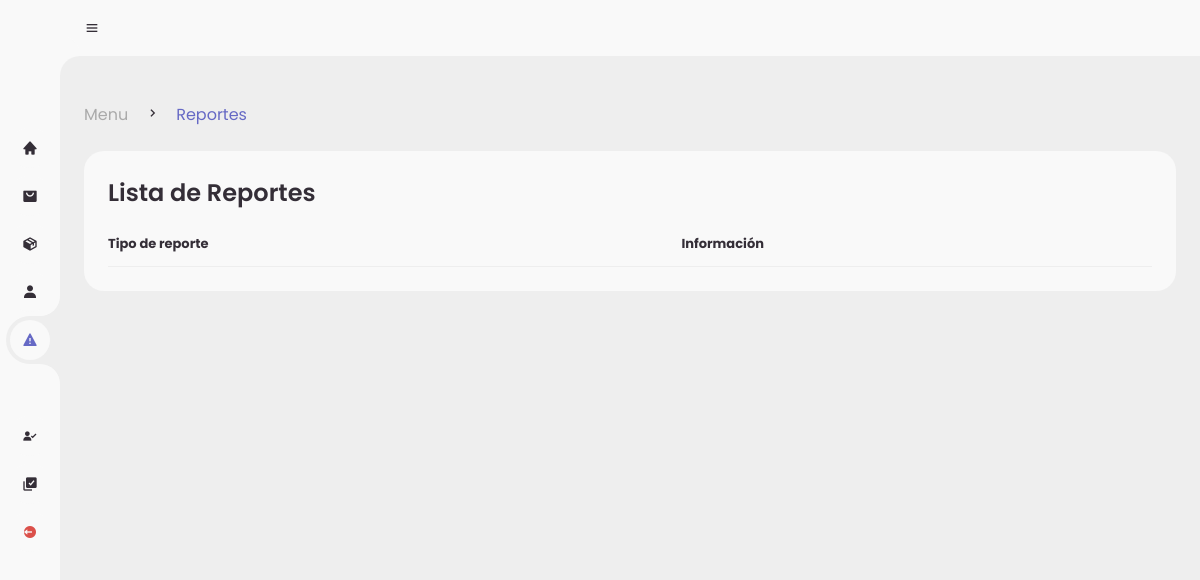
The page /admin/reports.php on the database as committed earlier.
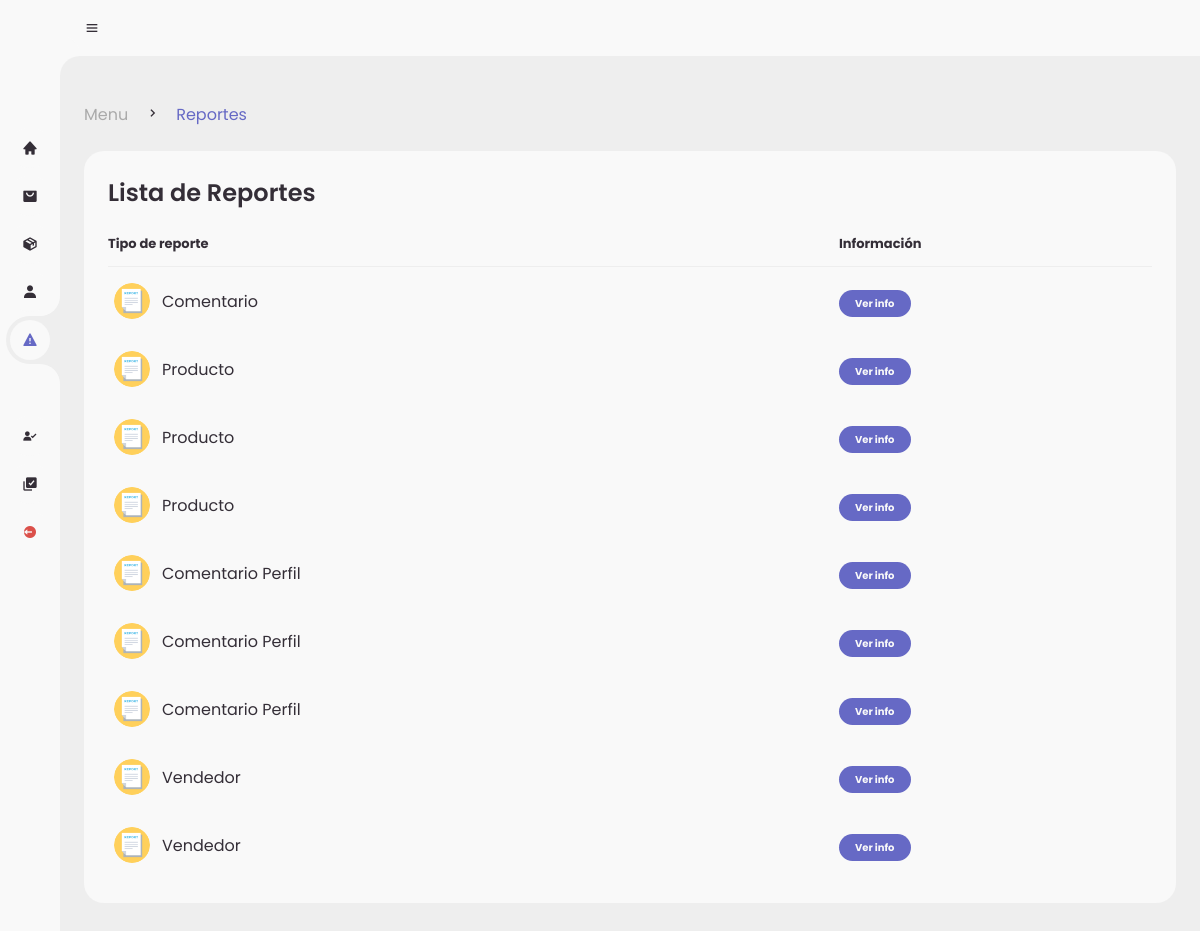
The same page on the database as committed later.
### tables this page shows
CREATE TABLE `reports` (
  `id_report` int(11) NOT NULL,
  `report` varchar(150) NOT NULL,
  `type` varchar(30) NOT NULL,
  `ID_registro` int(11) DEFAULT NULL,
  `id_product` int(11) DEFAULT NULL,
  `id_star` int(11) DEFAULT NULL,
  `id_comment` int(11) DEFAULT NULL,
  `seller` int(11) DEFAULT NULL
);

### admin/reports.php (the view, shortened to what this page needs)
<!DOCTYPE html>
<?php
include('../global/conexion.php');
?>
<html lang="en">
<head>
	<link href='https://unpkg.com/boxicons@2.0.9/css/boxicons.min.css' rel='stylesheet'>
	<link rel="stylesheet" href="style.css">
</head>
<body>
	<section id="sidebar">
		<a href="./menu.php" class="brand">
		</a>
		<ul class="side-menu top">
			<li >
				<a href="./menu.php">
					<i class='bx bxs-home' ></i>
				</a>
			</li>
			<li >
				<a href="./orders.php">
					<i class='bx bxs-shopping-bag-alt' ></i>
				</a>
			</li>
			<li>
				<a href="./products.php">
					<i class='bx bxs-package'></i>
				</a>
			</li>
			<li>
				<a href="./sellers.php">
					<i class='bx bxs-user' ></i>
				</a>
			</li>
			<li class="active">
				<a href="./reports.php">
					<i class='bx bxs-error' ></i>
				</a>
			</li>
		</ul>
		<ul class="side-menu">
			<li>
				<a href="./reg-vendedores.php">
					<i class='bx bxs-user-check' ></i>
				</a>
			</li>
			<li>
				<a href="./reg-productos.php">
					<i class='bx bxs-select-multiple' ></i>
				</a>
			</li>
			<li>
				<a href="../global/logout.php" class="logout">
					<i class='bx bxs-log-out-circle' ></i>
				</a>
			</li>
		</ul>
	</section>
	<section id="content">
		<nav>
			<i class='bx bx-menu' ></i>
		</nav>
		<main>
			<div class="head-title">
				<div class="left">
					<ul class="breadcrumb">
						<li>
							<a href="./menu.php">Menu</a>
						</li>
						<li><i class='bx bx-chevron-right' ></i></li>
						<li>
							<a class="active" href="./reports.php">Reportes</a>
						</li>
					</ul>
				</div>
			</div>
			<div class="table-data">
				<div class="order">
					<div class="head">
						<h3>Lista de Reportes</h3>
					</div>
					<table>
						<thead>
							<tr>
								<th>Tipo de reporte</th>
								<th>Información</th>
							</tr>
						</thead>
						<tbody>
						<?php
							$query = mysqli_query($conn,"SELECT * FROM reports");
							while($row = mysqli_fetch_array($query)){
						?>
							<tr>
								<td>
									<img src="../assets/utilities/reporte.png">
									<p><?php echo $row['type']?></p>
								</td>
								<td><a href="./pages/det-reports.php?report=<?php echo $row['id_report']?>"><span class="status completed">Ver info</span></a></td>
							</tr>
						<?php }?>
						</tbody>
					</table>
				</div>
		</main>
	</section>
</body>
</html>

Rows that differ between the two databases and show on the page:
added reports: type "Comentario"
added reports: type "Producto"
added reports: type "Producto"
added reports: type "Producto"
added reports: type "Comentario Perfil"
added reports: type "Comentario Perfil"
added reports: type "Comentario Perfil"
added reports: type "Vendedor"
added reports: type "Vendedor"
